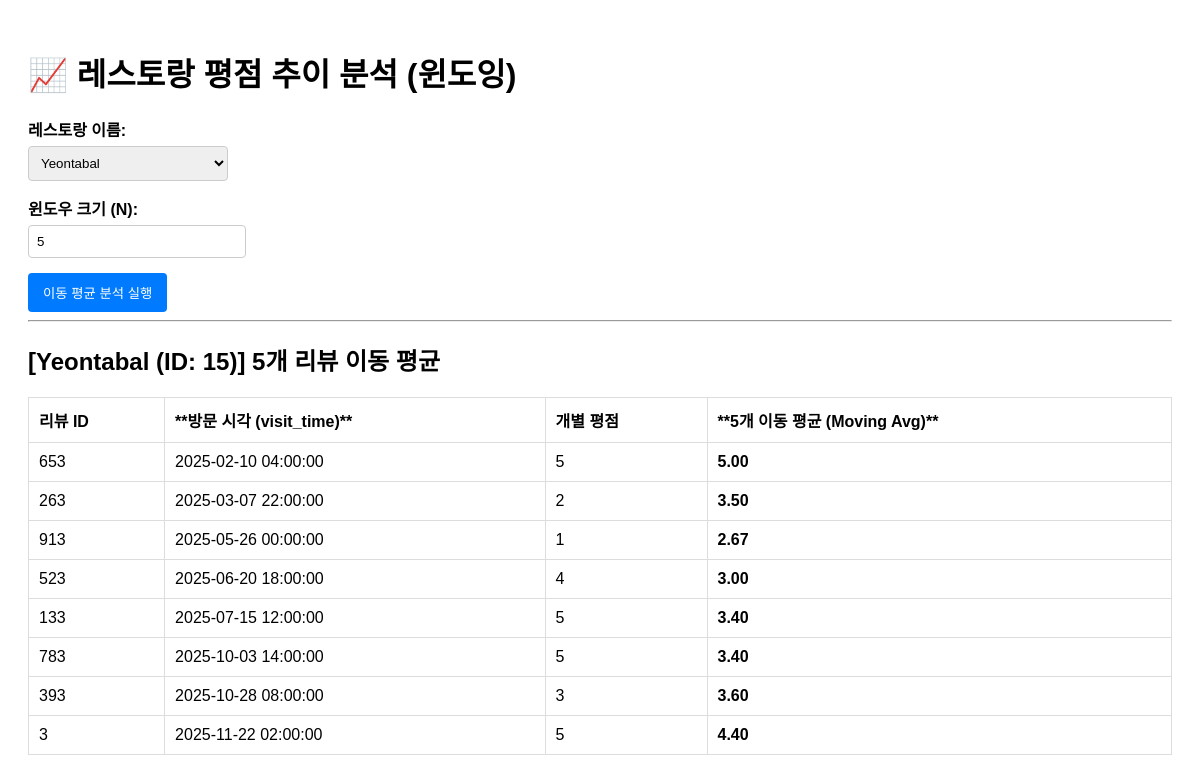
The app's page /public/analysis_window.php?restaurant_id=15 with its own data.
### tables this page shows
CREATE TABLE restaurants (
    restaurant_id   INT AUTO_INCREMENT PRIMARY KEY,
    name            VARCHAR(100) NOT NULL,
    address         VARCHAR(200) NOT NULL,
    description     TEXT,
    price           INT UNSIGNED NOT NULL,
    opening_hours   VARCHAR(255),
    closed_day      VARCHAR(20),
    avg_rating      DECIMAL(3,2) DEFAULT 0.0,
    review_count    INT DEFAULT 0,
    district_id     INT NOT NULL,
    FOREIGN KEY (district_id) REFERENCES districts(district_id) ON DELETE CASCADE
);

CREATE TABLE reviews (
    review_id        INT AUTO_INCREMENT PRIMARY KEY,
    user_id          INT NOT NULL,
    restaurant_id    INT NOT NULL,
    occasion_id      INT NOT NULL,
    time_slot_id     INT NOT NULL,
    rating_score     TINYINT NOT NULL CHECK (rating_score BETWEEN 1 AND 5),
    spend_amount     INT UNSIGNED NOT NULL,
    comment          TEXT,
    created_at       DATETIME DEFAULT CURRENT_TIMESTAMP,
    visit_time       DATETIME NOT NULL,
    FOREIGN KEY (user_id)       REFERENCES users(user_id) ON DELETE CASCADE,
    FOREIGN KEY (restaurant_id) REFERENCES restaurants(restaurant_id) ON DELETE CASCADE,
    FOREIGN KEY (occasion_id)   REFERENCES occasions(occasion_id) ON DELETE CASCADE,
    FOREIGN KEY (time_slot_id)  REFERENCES time_slots(time_slot_id) ON DELETE CASCADE
);

### public/analysis_window.php (the view, shortened to what this page needs)
<?php
$pdo = getDB();
$restaurants = $pdo->query("SELECT restaurant_id, name FROM restaurants ORDER BY name")->fetchAll(PDO::FETCH_ASSOC);
$restaurant_id = $_GET['restaurant_id'] ?? null;
$window_size = $_GET['window_size'] ?? 5;
$results = [];
$restaurant_name = '특정 레스토랑';
if ($restaurant_id) {
    $window_size = (int)$window_size;
    $preceding_rows = $window_size - 1;
    $sql = "
        SELECT
            r.review_id,
            r.rating_score,
            r.visit_time,
            AVG(r.rating_score) OVER (
                PARTITION BY r.restaurant_id
                ORDER BY r.visit_time
                ROWS BETWEEN {$preceding_rows} PRECEDING AND CURRENT ROW
            ) AS moving_avg,
            res.name AS restaurant_name
        FROM reviews r
        JOIN restaurants res ON r.restaurant_id = res.restaurant_id
        WHERE r.restaurant_id = :restaurant_id
        ORDER BY r.visit_time ASC;
    ";
    try {
        $stmt = $pdo->prepare($sql);
        $stmt->bindParam(':restaurant_id', $restaurant_id, PDO::PARAM_INT);
        $stmt->execute();
        $results = $stmt->fetchAll(PDO::FETCH_ASSOC);
        if (!empty($results)) {
            $restaurant_name = $results[0]['restaurant_name'];
        }
    } catch (PDOException $e) {
        $results = [];
        $error_message = "쿼리 실행 중 오류 발생: " . $e->getMessage();
    }
}
?>
<!DOCTYPE html>
<html lang="ko">
<head>
</head>
<body>
<h1>📈 레스토랑 평점 추이 분석 (윈도잉)</h1>
<form method="GET" action="analysis_window.php">
    <div class="form-group">
        <label for="restaurant_id">레스토랑 이름:</label>
        <select id="restaurant_id" name="restaurant_id" required>
            <?php foreach ($restaurants as $res): ?>
                <option value="<?php echo htmlspecialchars($res['restaurant_id']); ?>"
                    <?php if ($restaurant_id == $res['restaurant_id']) echo 'selected'; ?>>
                    <?php echo htmlspecialchars($res['name']); ?>
                </option>
            <?php endforeach; ?>
        </select>
    </div>
    <div class="form-group">
        <label for="window_size">윈도우 크기 (N):</label>
        <input type="number" id="window_size" name="window_size" required min="2" max="10" placeholder="평균을 낼 리뷰 수 (예: 5)"
                value="<?php echo htmlspecialchars($window_size ?? '5'); ?>">
    </div>
    <button type="submit">이동 평균 분석 실행</button>
</form>
<?php if (!empty($results)): ?>
    <hr>
    <h2>[<?php echo htmlspecialchars($restaurant_name); ?> (ID: <?php echo htmlspecialchars($restaurant_id); ?>)] <?php echo $window_size; ?>개 리뷰 이동 평균</h2>
    <table>
        <thead>
            <tr>
                <th>리뷰 ID</th>
                <th>**방문 시각 (visit_time)**</th> <th>개별 평점</th>
                <th>**<?php echo $window_size; ?>개 이동 평균 (Moving Avg)**</th>
            </tr>
        </thead>
        <tbody>
        <?php foreach ($results as $row): ?>
            <tr>
                <td><?php echo $row['review_id']; ?></td>
                <td><?php echo htmlspecialchars($row['visit_time']); ?></td> <td><?php echo $row['rating_score']; ?></td>
                <td>
                    <strong><?php echo number_format($row['moving_avg'], 2); ?></strong>
                </td>
            </tr>
        <?php endforeach; ?>
        </tbody>
    </table>
<?php elseif (isset($_GET['restaurant_id'])): ?>
    <hr>
    <p>요청하신 레스토랑 ID (<?php echo htmlspecialchars($restaurant_id); ?>) 에 대한 리뷰 데이터가 충분하지 않거나 존재하지 않습니다. 다른 ID를 시도해 보세요.</p>
<?php endif; ?>
</body>
</html>

### public/analysis_window.php (style rules this page uses)
body { font-family: Arial, sans-serif; padding: 20px; }
.form-group { margin-bottom: 15px; }
label { display: block; font-weight: bold; margin-bottom: 5px; }
input[type="number"], select { padding: 8px; width: 200px; border: 1px solid #ccc; border-radius: 4px; }
button { padding: 10px 15px; background-color: #007bff; color: white; border: none; border-radius: 4px; cursor: pointer; }
table { border-collapse: collapse; width: 100%; margin-top: 20px; }
th, td { border: 1px solid #ddd; padding: 10px; text-align: left; }

### records on screen
restaurants: name "Yeontabal"
reviews: review_id "653", visit_time "2025-02-10 04:00:00", rating_score "5", moving_avg "5.00"
reviews: review_id "263", visit_time "2025-03-07 22:00:00", rating_score "2", moving_avg "3.50"
reviews: review_id "913", visit_time "2025-05-26 00:00:00", rating_score "1", moving_avg "2.67"
reviews: review_id "523", visit_time "2025-06-20 18:00:00", rating_score "4", moving_avg "3.00"
reviews: review_id "133", visit_time "2025-07-15 12:00:00", rating_score "5", moving_avg "3.40"
reviews: review_id "783", visit_time "2025-10-03 14:00:00", rating_score "5", moving_avg "3.40"
reviews: review_id "393", visit_time "2025-10-28 08:00:00", rating_score "3", moving_avg "3.60"
reviews: review_id "3", visit_time "2025-11-22 02:00:00", rating_score "5", moving_avg "4.40"

### other values on screen
$restaurant_id "15"
$window_size "5"
form field restaurant_id "Yeontabal"
